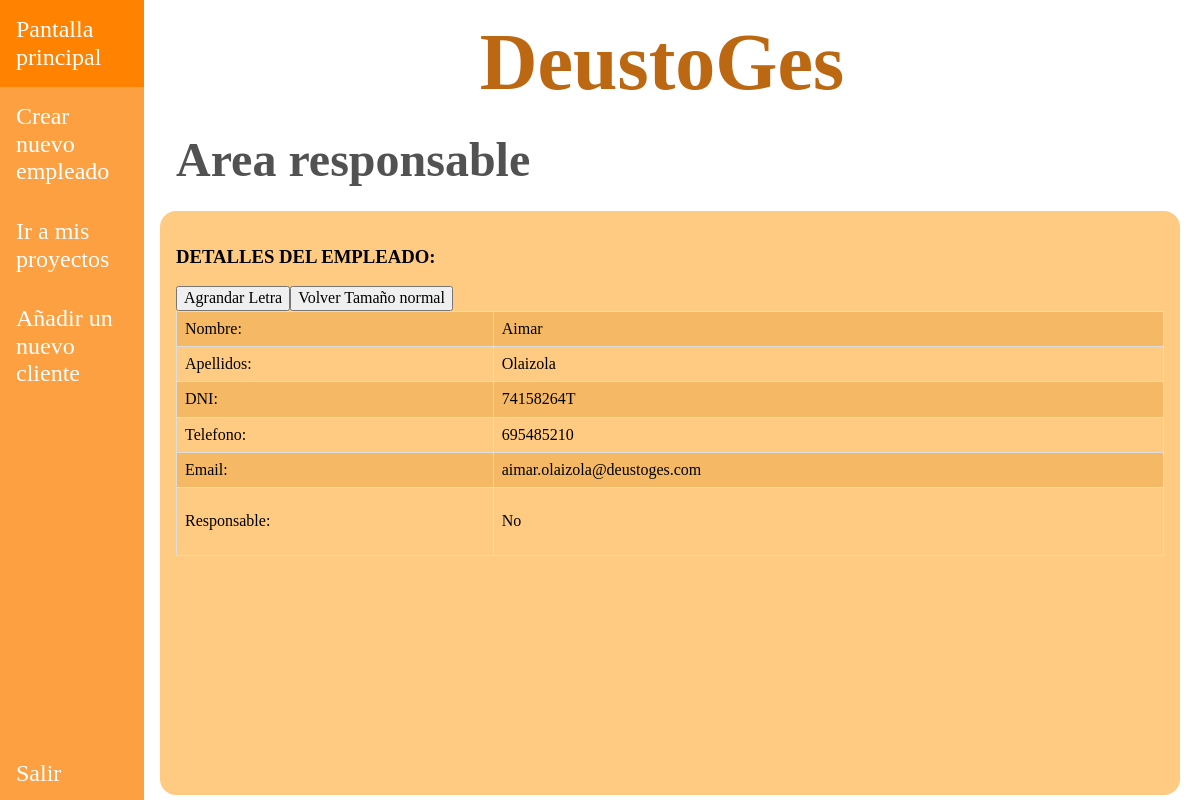
Page /appDeustoGes/responsables/1/empleados/2/detalle (signed in) on the earlier database version.
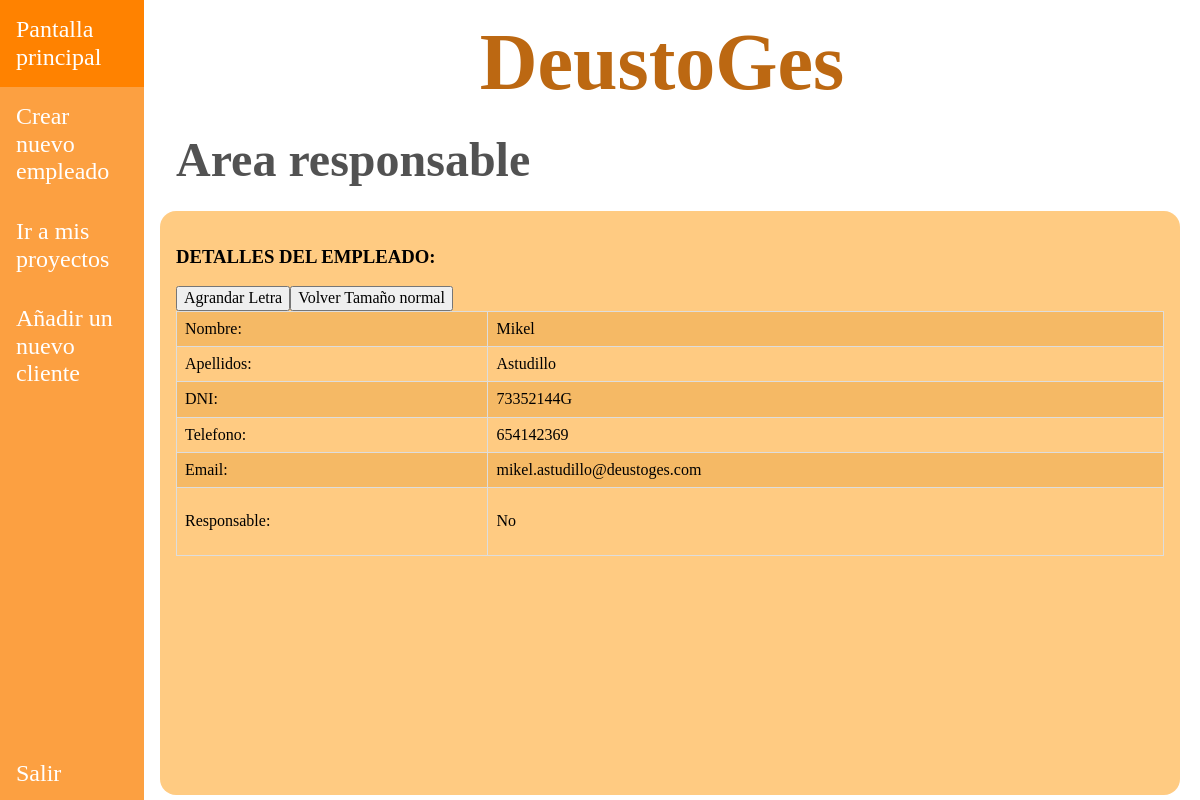
Same page on the later database version.
### appDeustoGes/models.py (models this page shows, shortened)
class Empleado(models.Model):
    dni = models.CharField(max_length=9)
    nombre = models.CharField(max_length=15)
    apellidos = models.CharField(max_length=40, default="")
    email = models.EmailField()
    telefono = models.PositiveIntegerField()
    responsable = models.BooleanField(default=False)
    created = models.DateTimeField(auto_now_add=True, blank=True, null=True)
    updated = models.DateTimeField(auto_now=True, blank=True, null=True)
    class Meta:
        verbose_name = "empleado"
        verbose_name_plural = "empleados"

### appDeustoGes/views.py (the view)
# urls.py: path("/responsables/<int:id_responsable>/empleados/<int:id_empleado>/detalle", views.show_empleado, name='empleado_detail'),
@login_required
def show_empleado(request, id_responsable, id_empleado):
    responsable = get_object_or_404(Empleado, id=id_responsable)
    empleado = get_object_or_404(Empleado, id=id_empleado)
    return render(request, "appDeustoGes/empleado_detail.html", {'responsable': responsable,
                                                                 "empleado": empleado})

### templates/appDeustoGes/empleado_detail.html (shortened to what this page needs)
{% extends "base.html" %}
{% block css %}
    <link rel="stylesheet" href="/../static/css/normalize.css">
    <link rel="stylesheet" href="/../static/css/style.css">
{% endblock %}
{% block nav_header %}
    <nav class="barra-lateral">
        <ul class="listado-barra-lateral">
            <div>
                <li><a href="{% url 'pantalla_responsable' responsable.id %}">Pantalla principal</a></li>
                <li><a href="{% url 'empleado_create' responsable.id %}">Crear nuevo empleado</a></li>
                <li><a href="{% url 'proyectos_index' responsable.id %}">Ir a mis proyectos</a></li>
                <li><a href="{% url 'cliente_create' responsable.id %}">Añadir un nuevo cliente</a></li>
            </div>
            <div>
                <li><a href="{% url 'pantalla_inicio' %}">Salir</a></li>
            </div>
        </ul>
    </nav>
{% endblock %}
{% block main_contenido %}
    <h2>Area responsable</h2>
    <div class="contenido">
        <h3>DETALLES DEL EMPLEADO:</h3>
        {% if  empleado %}
        <table class="estilos-table">
    <tr>
        <td >Nombre:</td>
        <td>{{ empleado.nombre }}</td>
    </tr>
    <tr>
        <td>Apellidos:</td>
        <td>{{ empleado.apellidos }}</td>
    </tr>
    <tr>
        <td>DNI:</td>
        <td>{{ empleado.dni }}</td>
    </tr>
    <tr>
        <td>Telefono:</td>
        <td>{{ empleado.telefono }}</td>
    </tr>
    <tr>
        <td>Email:</td>
        <td>{{ empleado.email }}</td>
    </tr>
    <tr>
        <td>Responsable:</td>
        <td>{% if empleado.responsable == 1 %}
                <p>Si</p>
            {% else %}
                <p>No</p>
            {% endif %}
        </td>
    </tr>
<button id="boton_tamano">Agrandar Letra</button>
<button id="boton_tamano_pequeno">Volver Tamaño normal</button>
</table>
    {% endif %}
    </div>
{% endblock %}

Differences in the rows shown:
changed Empleado: nombre "Aimar" → "Mikel"; apellidos "Olaizola" → "Astudillo"; dni "74158264T" → "73352144G"; telefono "695485210" → "654142369"; email "aimar.olaizola@deustoges.com" → "mikel.astudillo@deustoges.com"
